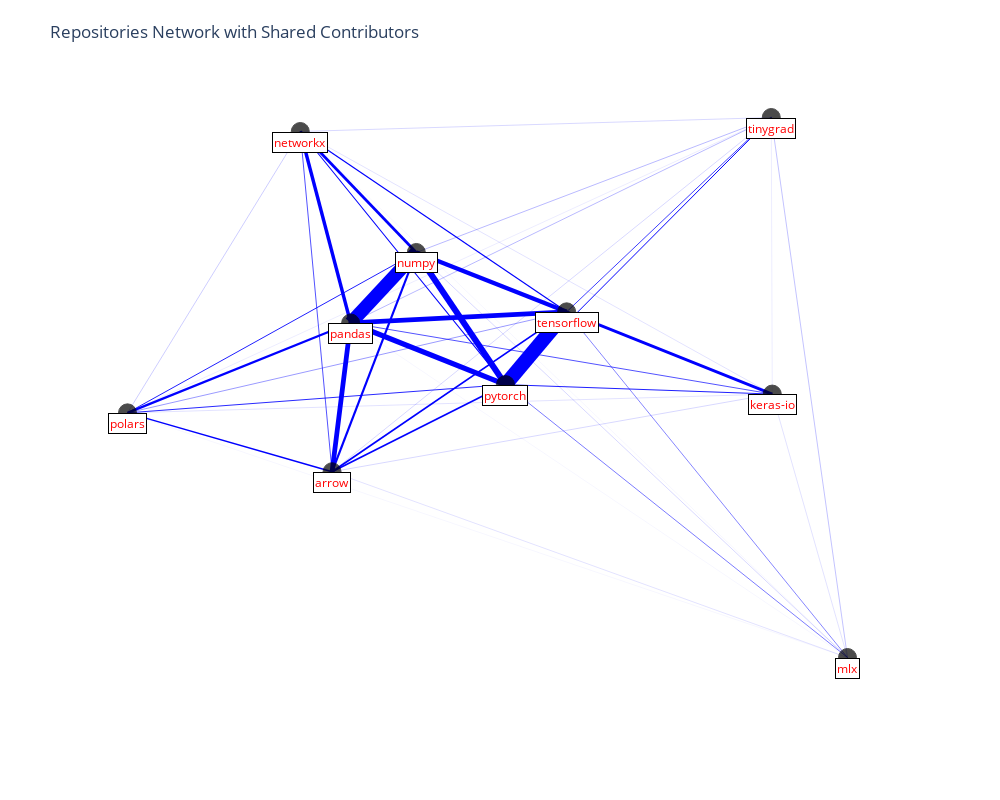

Notebook cell for this chart:
### Markdown cell above
### Graph Visualization

This graph visualization provides insights into the relationships between repositories based on shared contributors. The following points outline the key features and attributes of the graph:

1. **Graph Creation**:
   - **Type**: An undirected graph is created using NetworkX.
   - **Edges**: Weighted edges are added to represent the number of shared contributors between repositories.

2. **Node Positioning**:
   - **Algorithm**: Nodes are positioned using the spring layout, which aims to balance edge lengths and reduce edge crossings.

3. **Node Size**:
   - **Metric**: Node sizes are proportional to their degree, indicating the number of connections.

4. **Edge Visualization**:
   - **Smoothness**: Edges are drawn with interpolated points for a smoother appearance.
   - **Attributes**: Edge widths represent the number of shared contributors, and edges are colored blue. Hovering over an edge reveals its weight.

5. **Node Visualization**:
   - **Markers**: Nodes are displayed as markers, with sizes based on their degree and a black color scheme.
   - **Hover Information**: Labels appear when hovering over nodes, providing repository names.

6. **Annotations and Layout**:
   - **Labels**: Node labels are annotated directly on the plot with a styled background for readability.
   - **Dimensions**: The figure is sized and margined for clarity, with grid lines and tick labels disabled.

7. **Interactive Features**:
   - **User Interaction**: The Plotly figure supports interactive exploration, allowing users to hover over nodes and edges for detailed information.

This visualization helps in understanding the network structure and the strength of connections between repositories based on their shared contributors.

### Code cell
# Create a graph and add weighted edges
g = nx.Graph()
g.add_weighted_edges_from(repo_common_contributors)

# Get positions for all nodes using the spring layout algorithm
pos = nx.spring_layout(g)

# Calculate node sizes based on their degree
node_sizes = [nx.degree(g, n) for n in g.nodes()]

# Extract the x and y coordinates of the nodes
x_nodes = [pos[node][0] for node in g.nodes()]
y_nodes = [pos[node][1] for node in g.nodes()]

# Create the Plotly figure
fig = go.Figure()

# Iterate through edges to add them to the Plotly figure
for edge in g.edges(data=True):
    x0, y0 = pos[edge[0]]  # Starting coordinates of the edge
    x1, y1 = pos[edge[1]]  # Ending coordinates of the edge
    x_edges = [x0, x1]  # x-coordinates for the edge
    y_edges = [y0, y1]  # y-coordinates for the edge

    # Generate interpolated points between the nodes for smoother edges
    num_points = 3
    interp_func_x = interp1d([0, 1], x_edges)
    interp_func_y = interp1d([0, 1], y_edges)
    x_interp = interp_func_x(np.linspace(0, 1, num_points))
    y_interp = interp_func_y(np.linspace(0, 1, num_points))

    # Add edges to the figure
    fig.add_trace(go.Scatter(
        x=x_interp, y=y_interp,
        mode='lines',  # Use lines for edges
        line=dict(width=edge[2]['weight'] / 25, color='blue'),  # Set line width and color
        hoverinfo='text',  # Enable hover information
        text=[f'Shared contributors ({edge[1]}, {edge[0]}): {edge[2]["weight"]}']*num_points,  # Hover text for each edge
        showlegend=False
    ))

# Add the nodes as a scatter plot
fig.add_trace(go.Scatter(
    x=x_nodes, y=y_nodes,
    mode='markers',  # Use markers for nodes
    text=[str(node) for node in g.nodes()],  # Node labels
    marker=dict(size=[size * 2 for size in node_sizes], color='black', line=dict(color='black', width=1)),  # Set marker properties
    textposition='top center',
    textfont=dict(size=14),
    hoverinfo='text'  # Enable hover information for nodes
))

# Add annotations for the node labels
annotations = []
for node, (x, y) in pos.items():
    annotations.append(
        dict(
            x=x, y=y,
            text=str(node),  # Node label
            showarrow=False,  # Disable arrow
            xanchor='center',
            yanchor='top',
            font=dict(color='red', size=12),
            bgcolor='white',
            bordercolor='black',
            borderwidth=1,
            opacity=1.0  # Solid white background
        )
    )

# Update the layout to include annotations and adjust figure size
fig.update_layout(
    showlegend=False,  # Disable legend for edges
    annotations=annotations,
    xaxis=dict(showgrid=False, zeroline=False, showticklabels=False),
    yaxis=dict(showgrid=False, zeroline=False, showticklabels=False),
    plot_bgcolor='white',
    title='Repositories Network with Shared Contributors',
    height=800,  # Set the height of the figure
    width=1000,  # Set the width of the figure
    margin=dict(l=75, r=100, t=75, b=100)  # Adjust margins to make the figure look nicer
)

# Show the figure
fig.show()

### Figure 1 — Plotly figure (JSON) as saved in the notebook; plotly's stock layout.template omitted (floating-point values rounded to 4 significant figures)
{"data": [{"hoverinfo": "text", "line": {"color": "blue", "width": 14.28}, "mode": "lines", "showlegend": false, "text": ["Shared contributors (tensorflow, pytorch): 357", "Shared contributors (tensorflow, pytorch): 357", "Shared contributors (tensorflow, pytorch): 357"], "type": "scatter", "x": [0.01746, 0.09979, 0.1821], "y": [-0.1175, -0.007595, 0.1023]}, {"hoverinfo": "text", "line": {"color": "blue", "width": 5.2}, "mode": "lines", "showlegend": false, "text": ["Shared contributors (pandas, pytorch): 130", "Shared contributors (pandas, pytorch): 130", "Shared contributors (pandas, pytorch): 130"], "type": "scatter", "x": [0.01746, -0.1909, -0.3993], "y": [-0.1175, -0.02444, 0.06866]}, {"hoverinfo": "text", "line": {"color": "blue", "width": 1}, "mode": "lines", "showlegend": false, "text": ["Shared contributors (tinygrad, pytorch): 25", "Shared contributors (tinygrad, pytorch): 25", "Shared contributors (tinygrad, pytorch): 25"], "type": "scatter", "x": [0.01746, 0.3752, 0.7329], "y": [-0.1175, 0.2861, 0.6896]}, {"hoverinfo": "text", "line": {"color": "blue", "width": 1.68}, "mode": "lines", "showlegend": false, "text": ["Shared contributors (arrow, pytorch): 42", "Shared contributors (arrow, pytorch): 42", "Shared contributors (arrow, pytorch): 42"], "type": "scatter", "x": [0.01746, -0.216, -0.4494], "y": [-0.1175, -0.2492, -0.3809]}, {"hoverinfo": "text", "line": {"color": "blue", "width": 0.84}, "mode": "lines", "showlegend": false, "text": ["Shared contributors (polars, pytorch): 21", "Shared contributors (polars, pytorch): 21", "Shared contributors (polars, pytorch): 21"], "type": "scatter", "x": [0.01746, -0.4913, -1], "y": [-0.1175, -0.1602, -0.2029]}, {"hoverinfo": "text", "line": {"color": "blue", "width": 0.88}, "mode": "lines", "showlegend": false, "text": ["Shared contributors (keras-io, pytorch): 22", "Shared contributors (keras-io, pytorch): 22", "Shared contributors (keras-io, pytorch): 22"], "type": "scatter", "x": [0.01746, 0.3765, 0.7356], "y": [-0.1175, -0.1319, -0.1462]}, {"hoverinfo": "text", "line": {"color": "blue", "width": 1.04}, "mode": "lines", "showlegend": false, "text": ["Shared contributors (networkx, pytorch): 26", "Shared contributors (networkx, pytorch): 26", "Shared contributors (networkx, pytorch): 26"], "type": "scatter", "x": [0.01746, -0.2587, -0.5349], "y": [-0.1175, 0.2649, 0.6473]}, {"hoverinfo": "text", "line": {"color": "blue", "width": 6.12}, "mode": "lines", "showlegend": false, "text": ["Shared contributors (numpy, pytorch): 153", "Shared contributors (numpy, pytorch): 153", "Shared contributors (numpy, pytorch): 153"], "type": "scatter", "x": [0.01746, -0.1025, -0.2225], "y": [-0.1175, 0.08211, 0.2818]}, {"hoverinfo": "text", "line": {"color": "blue", "width": 0.52}, "mode": "lines", "showlegend": false, "text": ["Shared contributors (mlx, pytorch): 13", "Shared contributors (mlx, pytorch): 13", "Shared contributors (mlx, pytorch): 13"], "type": "scatter", "x": [0.01746, 0.4778, 0.9381], "y": [-0.1175, -0.5299, -0.9422]}, {"hoverinfo": "text", "line": {"color": "blue", "width": 0.76}, "mode": "lines", "showlegend": false, "text": ["Shared contributors (tinygrad, tensorflow): 19", "Shared contributors (tinygrad, tensorflow): 19", "Shared contributors (tinygrad, tensorflow): 19"], "type": "scatter", "x": [0.1821, 0.4575, 0.7329], "y": [0.1023, 0.396, 0.6896]}, {"hoverinfo": "text", "line": {"color": "blue", "width": 4.24}, "mode": "lines", "showlegend": false, "text": ["Shared contributors (numpy, tensorflow): 106", "Shared contributors (numpy, tensorflow): 106", "Shared contributors (numpy, tensorflow): 106"], "type": "scatter", "x": [0.1821, -0.0202, -0.2225], "y": [0.1023, 0.1921, 0.2818]}, {"hoverinfo": "text", "line": {"color": "blue", "width": 4.76}, "mode": "lines", "showlegend": false, "text": ["Shared contributors (pandas, tensorflow): 119", "Shared contributors (pandas, tensorflow): 119", "Shared contributors (pandas, tensorflow): 119"], "type": "scatter", "x": [0.1821, -0.1086, -0.3993], "y": [0.1023, 0.0855, 0.06866]}, {"hoverinfo": "text", "line": {"color": "blue", "width": 1.72}, "mode": "lines", "showlegend": false, "text": ["Shared contributors (arrow, tensorflow): 43", "Shared contributors (arrow, tensorflow): 43", "Shared contributors (arrow, tensorflow): 43"], "type": "scatter", "x": [0.1821, -0.1336, -0.4494], "y": [0.1023, -0.1393, -0.3809]}, {"hoverinfo": "text", "line": {"color": "blue", "width": 2.84}, "mode": "lines", "showlegend": false, "text": ["Shared contributors (keras-io, tensorflow): 71", "Shared contributors (keras-io, tensorflow): 71", "Shared contributors (keras-io, tensorflow): 71"], "type": "scatter", "x": [0.1821, 0.4588, 0.7356], "y": [0.1023, -0.02192, -0.1462]}, {"hoverinfo": "text", "line": {"color": "blue", "width": 1.16}, "mode": "lines", "showlegend": false, "text": ["Shared contributors (networkx, tensorflow): 29", "Shared contributors (networkx, tensorflow): 29", "Shared contributors (networkx, tensorflow): 29"], "type": "scatter", "x": [0.1821, -0.1764, -0.5349], "y": [0.1023, 0.3748, 0.6473]}, {"hoverinfo": "text", "line": {"color": "blue", "width": 0.4}, "mode": "lines", "showlegend": false, "text": ["Shared contributors (polars, tensorflow): 10", "Shared contributors (polars, tensorflow): 10", "Shared contributors (polars, tensorflow): 10"], "type": "scatter", "x": [0.1821, -0.4089, -1], "y": [0.1023, -0.05028, -0.2029]}, {"hoverinfo": "text", "line": {"color": "blue", "width": 0.48}, "mode": "lines", "showlegend": false, "text": ["Shared contributors (mlx, tensorflow): 12", "Shared contributors (mlx, tensorflow): 12", "Shared contributors (mlx, tensorflow): 12"], "type": "scatter", "x": [0.1821, 0.5601, 0.9381], "y": [0.1023, -0.4199, -0.9422]}, {"hoverinfo": "text", "line": {"color": "blue", "width": 4.76}, "mode": "lines", "showlegend": false, "text": ["Shared contributors (pandas, arrow): 119", "Shared contributors (pandas, arrow): 119", "Shared contributors (pandas, arrow): 119"], "type": "scatter", "x": [-0.4494, -0.4243, -0.3993], "y": [-0.3809, -0.1561, 0.06866]}, {"hoverinfo": "text", "line": {"color": "blue", "width": 1.52}, "mode": "lines", "showlegend": false, "text": ["Shared contributors (polars, arrow): 38", "Shared contributors (polars, arrow): 38", "Shared contributors (polars, arrow): 38"], "type": "scatter", "x": [-0.4494, -0.7247, -1], "y": [-0.3809, -0.2919, -0.2029]}, {"hoverinfo": "text", "line": {"color": "blue", "width": 0.16}, "mode": "lines", "showlegend": false, "text": ["Shared contributors (keras-io, arrow): 4", "Shared contributors (keras-io, arrow): 4", "Shared contributors (keras-io, arrow): 4"], "type": "scatter", "x": [-0.4494, 0.1431, 0.7356], "y": [-0.3809, -0.2635, -0.1462]}, {"hoverinfo": "text", "line": {"color": "blue", "width": 0.68}, "mode": "lines", "showlegend": false, "text": ["Shared contributors (networkx, arrow): 17", "Shared contributors (networkx, arrow): 17", "Shared contributors (networkx, arrow): 17"], "type": "scatter", "x": [-0.4494, -0.4921, -0.5349], "y": [-0.3809, 0.1332, 0.6473]}, {"hoverinfo": "text", "line": {"color": "blue", "width": 2.12}, "mode": "lines", "showlegend": false, "text": ["Shared contributors (numpy, arrow): 53", "Shared contributors (numpy, arrow): 53", "Shared contributors (numpy, arrow): 53"], "type": "scatter", "x": [-0.4494, -0.336, -0.2225], "y": [-0.3809, -0.04957, 0.2818]}, {"hoverinfo": "text", "line": {"color": "blue", "width": 0.16}, "mode": "lines", "showlegend": false, "text": ["Shared contributors (tinygrad, arrow): 4", "Shared contributors (tinygrad, arrow): 4", "Shared contributors (tinygrad, arrow): 4"], "type": "scatter", "x": [-0.4494, 0.1418, 0.7329], "y": [-0.3809, 0.1544, 0.6896]}, {"hoverinfo": "text", "line": {"color": "blue", "width": 0.12}, "mode": "lines", "showlegend": false, "text": ["Shared contributors (mlx, arrow): 3", "Shared contributors (mlx, arrow): 3", "Shared contributors (mlx, arrow): 3"], "type": "scatter", "x": [-0.4494, 0.2444, 0.9381], "y": [-0.3809, -0.6616, -0.9422]}, {"hoverinfo": "text", "line": {"color": "blue", "width": 0.28}, "mode": "lines", "showlegend": false, "text": ["Shared contributors (tinygrad, pandas): 7", "Shared contributors (tinygrad, pandas): 7", "Shared contributors (tinygrad, pandas): 7"], "type": "scatter", "x": [-0.3993, 0.1668, 0.7329], "y": [0.06866, 0.3792, 0.6896]}, {"hoverinfo": "text", "line": {"color": "blue", "width": 13.48}, "mode": "lines", "showlegend": false, "text": ["Shared contributors (numpy, pandas): 337", "Shared contributors (numpy, pandas): 337", "Shared contributors (numpy, pandas): 337"], "type": "scatter", "x": [-0.3993, -0.3109, -0.2225], "y": [0.06866, 0.1752, 0.2818]}, {"hoverinfo": "text", "line": {"color": "blue", "width": 0.68}, "mode": "lines", "showlegend": false, "text": ["Shared contributors (keras-io, pandas): 17", "Shared contributors (keras-io, pandas): 17", "Shared contributors (keras-io, pandas): 17"], "type": "scatter", "x": [-0.3993, 0.1681, 0.7356], "y": [0.06866, -0.03877, -0.1462]}, {"hoverinfo": "text", "line": {"color": "blue", "width": 3.4}, "mode": "lines", "showlegend": false, "text": ["Shared contributors (networkx, pandas): 85", "Shared contributors (networkx, pandas): 85", "Shared contributors (networkx, pandas): 85"], "type": "scatter", "x": [-0.3993, -0.4671, -0.5349], "y": [0.06866, 0.358, 0.6473]}, {"hoverinfo": "text", "line": {"color": "blue", "width": 2.24}, "mode": "lines", "showlegend": false, "text": ["Shared contributors (polars, pandas): 56", "Shared contributors (polars, pandas): 56", "Shared contributors (polars, pandas): 56"], "type": "scatter", "x": [-0.3993, -0.6996, -1], "y": [0.06866, -0.06713, -0.2029]}, {"hoverinfo": "text", "line": {"color": "blue", "width": 0.04}, "mode": "lines", "showlegend": false, "text": ["Shared contributors (mlx, pandas): 1", "Shared contributors (mlx, pandas): 1", "Shared contributors (mlx, pandas): 1"], "type": "scatter", "x": [-0.3993, 0.2694, 0.9381], "y": [0.06866, -0.4368, -0.9422]}, {"hoverinfo": "text", "line": {"color": "blue", "width": 0.08}, "mode": "lines", "showlegend": false, "text": ["Shared contributors (keras-io, tinygrad): 2", "Shared contributors (keras-io, tinygrad): 2", "Shared contributors (keras-io, tinygrad): 2"], "type": "scatter", "x": [0.7329, 0.7342, 0.7356], "y": [0.6896, 0.2717, -0.1462]}, {"hoverinfo": "text", "line": {"color": "blue", "width": 0.16}, "mode": "lines", "showlegend": false, "text": ["Shared contributors (networkx, tinygrad): 4", "Shared contributors (networkx, tinygrad): 4", "Shared contributors (networkx, tinygrad): 4"], "type": "scatter", "x": [0.7329, 0.09898, -0.5349], "y": [0.6896, 0.6685, 0.6473]}, {"hoverinfo": "text", "line": {"color": "blue", "width": 0.28}, "mode": "lines", "showlegend": false, "text": ["Shared contributors (numpy, tinygrad): 7", "Shared contributors (numpy, tinygrad): 7", "Shared contributors (numpy, tinygrad): 7"], "type": "scatter", "x": [0.7329, 0.2552, -0.2225], "y": [0.6896, 0.4857, 0.2818]}, {"hoverinfo": "text", "line": {"color": "blue", "width": 0.24}, "mode": "lines", "showlegend": false, "text": ["Shared contributors (mlx, tinygrad): 6", "Shared contributors (mlx, tinygrad): 6", "Shared contributors (mlx, tinygrad): 6"], "type": "scatter", "x": [0.7329, 0.8355, 0.9381], "y": [0.6896, -0.1263, -0.9422]}, {"hoverinfo": "text", "line": {"color": "blue", "width": 0.08}, "mode": "lines", "showlegend": false, "text": ["Shared contributors (polars, tinygrad): 2", "Shared contributors (polars, tinygrad): 2", "Shared contributors (polars, tinygrad): 2"], "type": "scatter", "x": [0.7329, -0.1336, -1], "y": [0.6896, 0.2434, -0.2029]}, {"hoverinfo": "text", "line": {"color": "blue", "width": 0.12}, "mode": "lines", "showlegend": false, "text": ["Shared contributors (keras-io, polars): 3", "Shared contributors (keras-io, polars): 3", "Shared contributors (keras-io, polars): 3"], "type": "scatter", "x": [-1, -0.1322, 0.7356], "y": [-0.2029, -0.1746, -0.1462]}, {"hoverinfo": "text", "line": {"color": "blue", "width": 0.88}, "mode": "lines", "showlegend": false, "text": ["Shared contributors (numpy, polars): 22", "Shared contributors (numpy, polars): 22", "Shared contributors (numpy, polars): 22"], "type": "scatter", "x": [-1, -0.6113, -0.2225], "y": [-0.2029, 0.03942, 0.2818]}, {"hoverinfo": "text", "line": {"color": "blue", "width": 0.2}, "mode": "lines", "showlegend": false, "text": ["Shared contributors (networkx, polars): 5", "Shared contributors (networkx, polars): 5", "Shared contributors (networkx, polars): 5"], "type": "scatter", "x": [-1, -0.7675, -0.5349], "y": [-0.2029, 0.2222, 0.6473]}, {"hoverinfo": "text", "line": {"color": "blue", "width": 0.04}, "mode": "lines", "showlegend": false, "text": ["Shared contributors (mlx, polars): 1", "Shared contributors (mlx, polars): 1", "Shared contributors (mlx, polars): 1"], "type": "scatter", "x": [-1, -0.03096, 0.9381], "y": [-0.2029, -0.5726, -0.9422]}, {"hoverinfo": "text", "line": {"color": "blue", "width": 0.32}, "mode": "lines", "showlegend": false, "text": ["Shared contributors (keras-io, numpy): 8", "Shared contributors (keras-io, numpy): 8", "Shared contributors (keras-io, numpy): 8"], "type": "scatter", "x": [-0.2225, 0.2565, 0.7356], "y": [0.2818, 0.06778, -0.1462]}, {"hoverinfo": "text", "line": {"color": "blue", "width": 2.68}, "mode": "lines", "showlegend": false, "text": ["Shared contributors (networkx, numpy): 67", "Shared contributors (networkx, numpy): 67", "Shared contributors (networkx, numpy): 67"], "type": "scatter", "x": [-0.2225, -0.3787, -0.5349], "y": [0.2818, 0.4645, 0.6473]}, {"hoverinfo": "text", "line": {"color": "blue", "width": 0.16}, "mode": "lines", "showlegend": false, "text": ["Shared contributors (mlx, numpy): 4", "Shared contributors (mlx, numpy): 4", "Shared contributors (mlx, numpy): 4"], "type": "scatter", "x": [-0.2225, 0.3578, 0.9381], "y": [0.2818, -0.3302, -0.9422]}, {"hoverinfo": "text", "line": {"color": "blue", "width": 0.12}, "mode": "lines", "showlegend": false, "text": ["Shared contributors (networkx, keras-io): 3", "Shared contributors (networkx, keras-io): 3", "Shared contributors (networkx, keras-io): 3"], "type": "scatter", "x": [0.7356, 0.1003, -0.5349], "y": [-0.1462, 0.2506, 0.6473]}, {"hoverinfo": "text", "line": {"color": "blue", "width": 0.12}, "mode": "lines", "showlegend": false, "text": ["Shared contributors (mlx, keras-io): 3", "Shared contributors (mlx, keras-io): 3", "Shared contributors (mlx, keras-io): 3"], "type": "scatter", "x": [0.7356, 0.8368, 0.9381], "y": [-0.1462, -0.5442, -0.9422]}, {"hoverinfo": "text", "line": {"color": "blue", "width": 0.04}, "mode": "lines", "showlegend": false, "text": ["Shared contributors (mlx, networkx): 1", "Shared contributors (mlx, networkx): 1", "Shared contributors (mlx, networkx): 1"], "type": "scatter", "x": [-0.5349, 0.2016, 0.9381], "y": [0.6473, -0.1474, -0.9422]}, {"hoverinfo": "text", "marker": {"color": "black", "line": {"color": "black", "width": 1}, "size": [18, 18, 18, 18, 18, 18, 18, 18, 18, 18]}, "mode": "markers", "text": ["pytorch", "tensorflow", "arrow", "pandas", "tinygrad", "polars", "numpy", "keras-io", "networkx", "mlx"], "textfont": {"size": 14}, "textposition": "top center", "type": "scatter", "x": [0.01746, 0.1821, -0.4494, -0.3993, 0.7329, -1, -0.2225, 0.7356, -0.5349, 0.9381], "y": [-0.1175, 0.1023, -0.3809, 0.06866, 0.6896, -0.2029, 0.2818, -0.1462, 0.6473, -0.9422]}], "layout": {"annotations": [{"bgcolor": "white", "bordercolor": "black", "borderwidth": 1, "font": {"color": "red", "size": 12}, "opacity": 1, "showarrow": false, "text": "pytorch", "x": 0.01746, "xanchor": "center", "y": -0.1175, "yanchor": "top"}, {"bgcolor": "white", "bordercolor": "black", "borderwidth": 1, "font": {"color": "red", "size": 12}, "opacity": 1, "showarrow": false, "text": "tensorflow", "x": 0.1821, "xanchor": "center", "y": 0.1023, "yanchor": "top"}, {"bgcolor": "white", "bordercolor": "black", "borderwidth": 1, "font": {"color": "red", "size": 12}, "opacity": 1, "showarrow": false, "text": "arrow", "x": -0.4494, "xanchor": "center", "y": -0.3809, "yanchor": "top"}, {"bgcolor": "white", "bordercolor": "black", "borderwidth": 1, "font": {"color": "red", "size": 12}, "opacity": 1, "showarrow": false, "text": "pandas", "x": -0.3993, "xanchor": "center", "y": 0.06866, "yanchor": "top"}, {"bgcolor": "white", "bordercolor": "black", "borderwidth": 1, "font": {"color": "red", "size": 12}, "opacity": 1, "showarrow": false, "text": "tinygrad", "x": 0.7329, "xanchor": "center", "y": 0.6896, "yanchor": "top"}, {"bgcolor": "white", "bordercolor": "black", "borderwidth": 1, "font": {"color": "red", "size": 12}, "opacity": 1, "showarrow": false, "text": "polars", "x": -1, "xanchor": "center", "y": -0.2029, "yanchor": "top"}, {"bgcolor": "white", "bordercolor": "black", "borderwidth": 1, "font": {"color": "red", "size": 12}, "opacity": 1, "showarrow": false, "text": "numpy", "x": -0.2225, "xanchor": "center", "y": 0.2818, "yanchor": "top"}, {"bgcolor": "white", "bordercolor": "black", "borderwidth": 1, "font": {"color": "red", "size": 12}, "opacity": 1, "showarrow": false, "text": "keras-io", "x": 0.7356, "xanchor": "center", "y": -0.1462, "yanchor": "top"}, {"bgcolor": "white", "bordercolor": "black", "borderwidth": 1, "font": {"color": "red", "size": 12}, "opacity": 1, "showarrow": false, "text": "networkx", "x": -0.5349, "xanchor": "center", "y": 0.6473, "yanchor": "top"}, {"bgcolor": "white", "bordercolor": "black", "borderwidth": 1, "font": {"color": "red", "size": 12}, "opacity": 1, "showarrow": false, "text": "mlx", "x": 0.9381, "xanchor": "center", "y": -0.9422, "yanchor": "top"}], "height": 800, "margin": {"b": 100, "l": 75, "r": 100, "t": 75}, "plot_bgcolor": "white", "showlegend": false, "title": {"text": "Repositories Network with Shared Contributors"}, "width": 1000, "xaxis": {"showgrid": false, "showticklabels": false, "zeroline": false}, "yaxis": {"showgrid": false, "showticklabels": false, "zeroline": false}}}
